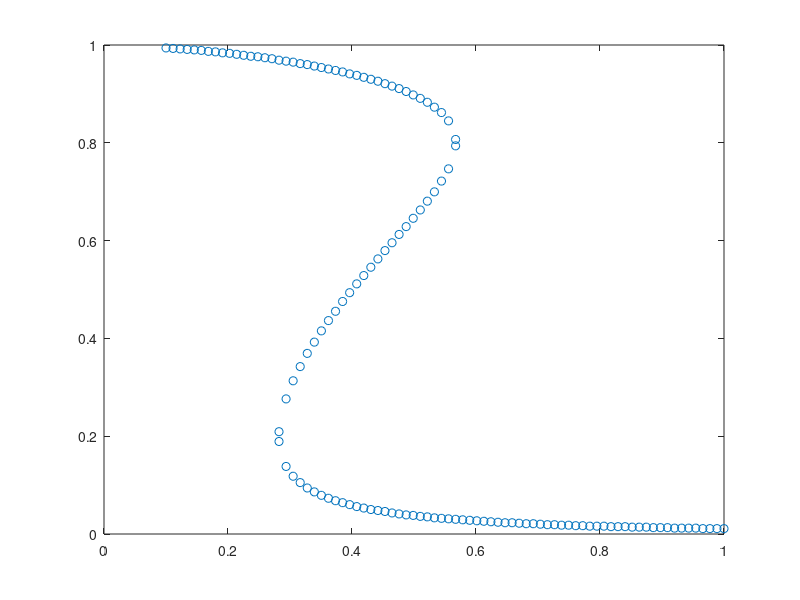

Reproduce this figure in MATLAB.
% This script generates bifurcation diagram tracing na component of the the
% co-existence equilibrium as pa changes
clc;
clear variables;
close all;
format long;

k=1.6;
theta=5;
pB=0.4;
pAnum=80;
pAarr=linspace(0.1,1,pAnum);
Res=[];
for pA=pAarr
    ga=@(x)(pA*x^(k-1))/(1+theta*x^k);
    gb=@(x)(pB*x^(k-1))/(1+theta*x^k);
    
    num=1e3;
    a=linspace(1e-5,1-1e-5,num);
    b=1-a;
    fl=0;
    while ~fl
       eqn=-arrayfun(gb,b)+arrayfun(ga,a);
       nulleqn=eqn(1:(num-1)).*eqn(2:num);
       ind=find(nulleqn<0);
       if numel(ind)==0
           error('NA: check the parameters provided, no co-existence eq found');
       elseif numel(ind)==2 & num<1e6
           num=2*num;
           a=linspace(1e-5,1-1e-5,num);
           b=1-a;
       elseif numel(ind)==1 | numel(ind)==3
           for j=1:numel(ind)
               Res=[Res;pA a(ind(j))];
           end
           fl=1;
       else
          error('NA: could not obtain correct number of co-existence equilibria');
       end           
           
    end
end

figure(1);plot(Res(:,1),Res(:,2),'o')